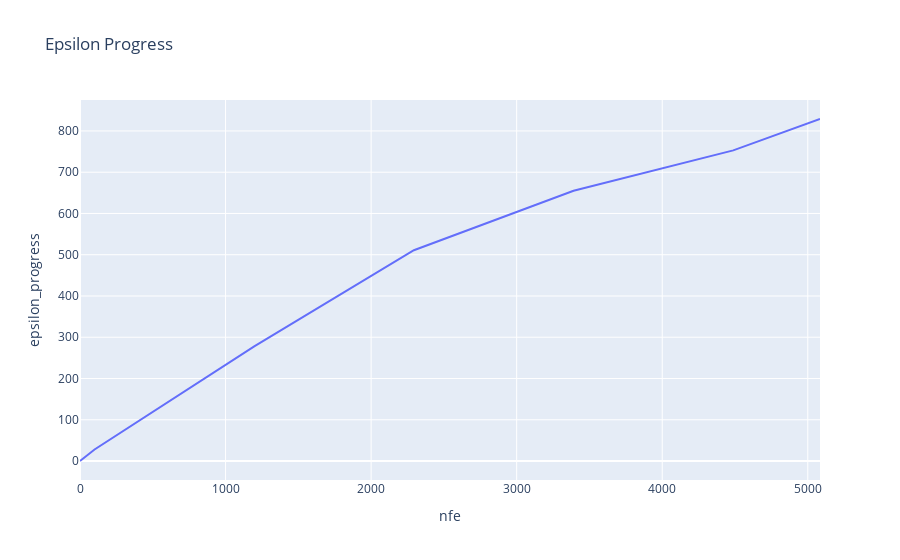

The code cell stored with this chart in its notebook:
### Markdown cell above
### Check for Convergence
The optimization algorithm is now checked for convergence based on the Epsilon progress

### Code cell
fig0 = px.line(convergence, x = "nfe", y = "epsilon_progress", title="Epsilon Progress")
fig0.show()
fig0.write_image("./plots/EpsilonProgress_dike3_iter1.png")

### Figure 1 — Plotly figure (JSON) as saved in the notebook; plotly's stock layout.template omitted (floating-point values rounded to 4 significant figures)
{"data": [{"hovertemplate": "nfe=%{x}<br>epsilon_progress=%{y}<extra></extra>", "legendgroup": "", "line": {"color": "#636efa", "dash": "solid"}, "marker": {"symbol": "circle"}, "mode": "lines", "name": "", "orientation": "v", "showlegend": false, "type": "scatter", "x": [0, 100, 1197, 2294, 3391, 4488, 5084], "xaxis": "x", "y": [0, 28, 278, 511, 655, 753, 829], "yaxis": "y"}], "layout": {"legend": {"tracegroupgap": 0}, "title": {"text": "Epsilon Progress"}, "xaxis": {"anchor": "y", "domain": [0, 1], "title": {"text": "nfe"}}, "yaxis": {"anchor": "x", "domain": [0, 1], "title": {"text": "epsilon_progress"}}}}
